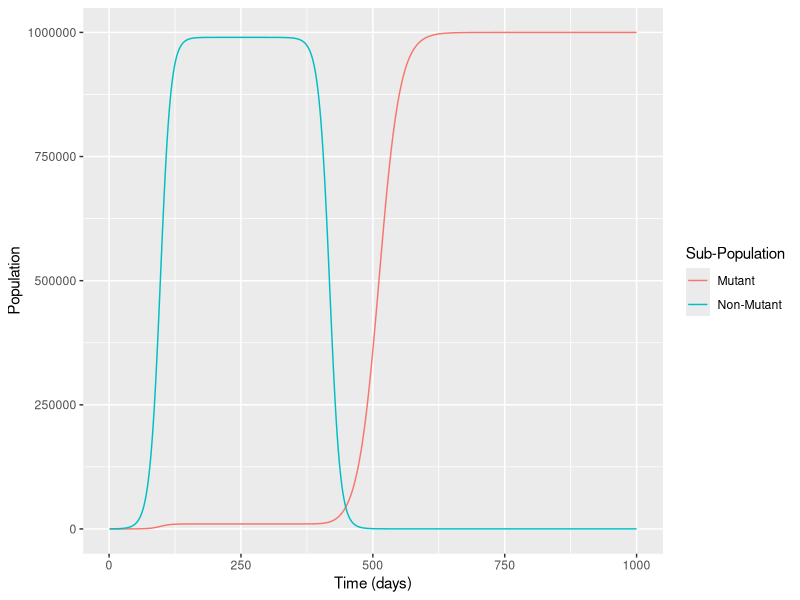

Write R code to recreate this figure.
# 1. 
#assigning variable values, time(days) will equal 1000, to start both growth rates are 0.1, the normal group will start with 1 cell with the mutant group starting 100 total cells, and carrying capacity is 1 million
timesteps=999
N=numeric(length=timesteps)
M=numeric(length=timesteps)
N[1]=1
M[1]=99
rN=.1
rM=.1
K=1000000
#assigning the new rates for post-drug treatment
rN2=0.05
rM2=-0.1
#We ran two for-loops, one (first) that occurred before drug treatment leading up to equilibrium, and then (second) after drug treatment
for (t in 1:249){
  N[t+1] <- N[t]+rN*N[t]*(1-((N[t]+M[t])/K))
  M[t+1] <- M[t]+rM*M[t]*(1-((N[t]+M[t])/K))
}
for (t in 249:999){
  N[t+1] <- N[t]+rN2*N[t]*(1-((N[t]+M[t])/K))
  M[t+1] <- M[t]+rM2*M[t]*(1-((N[t]+M[t])/K))
}
#here we create an empty vector "time" that will be from 1 to 1000
time <- c()
time <- seq(1,1000)
#at this point, we load ggplot2, make our vectors from the for-loops into dataframes and then plot them using ggplot
library(ggplot2)
Npop <- data.frame(time=1:length(N), mutant=N)
Mpop <- data.frame(time=1:length(M), nonmutant=M)
ggplot()+
  geom_line(data=Npop, aes(x=time, y=N, color="blue"))+
  geom_line(data=Mpop, aes(x=time, y=M, color="red"))+
  ylab("Population")+
  xlab("Time (days)")+
  scale_color_discrete(name = "Sub-Population", labels = c("Mutant", "Non-Mutant"))
